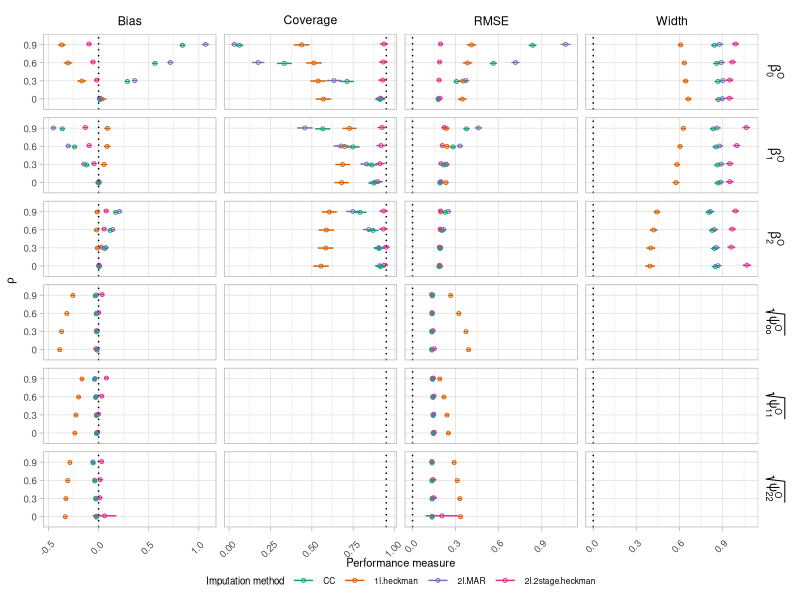
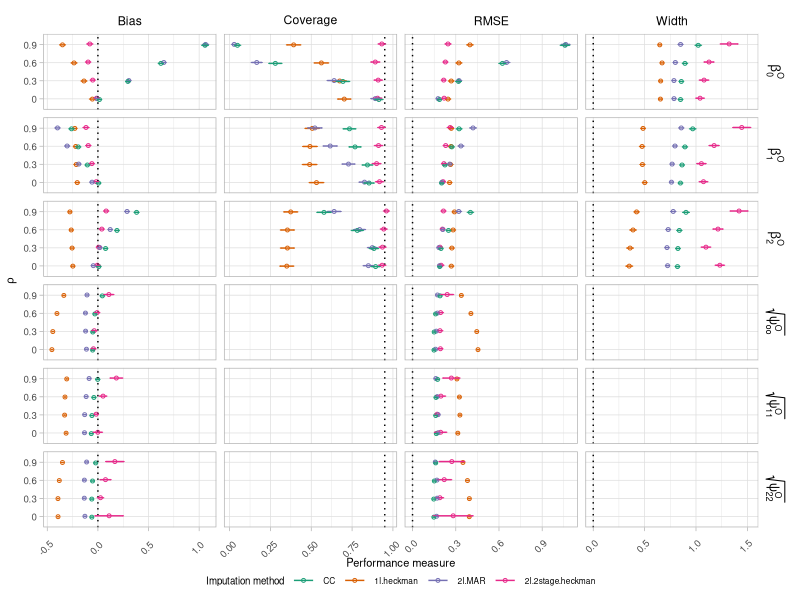
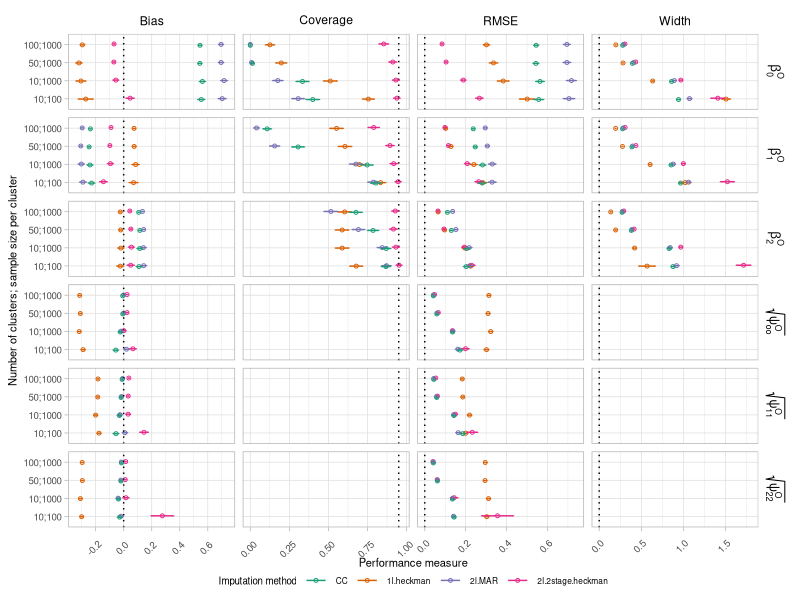
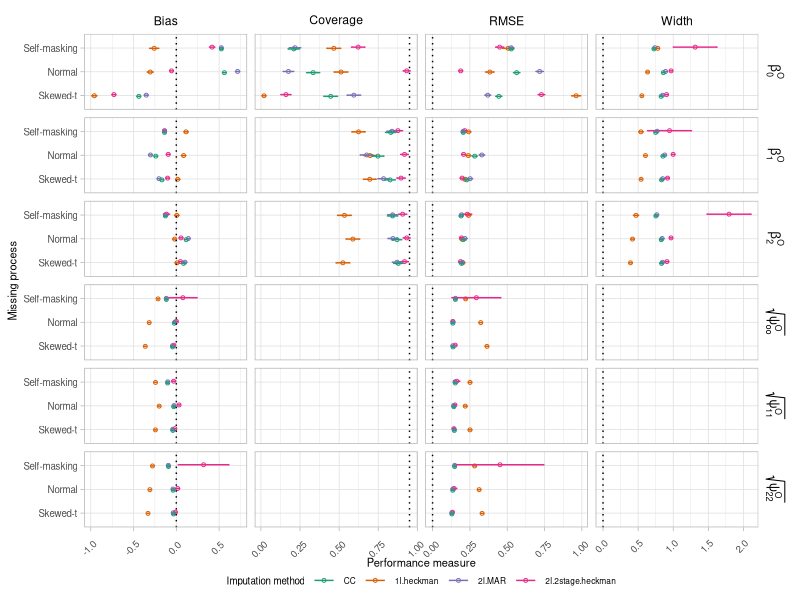
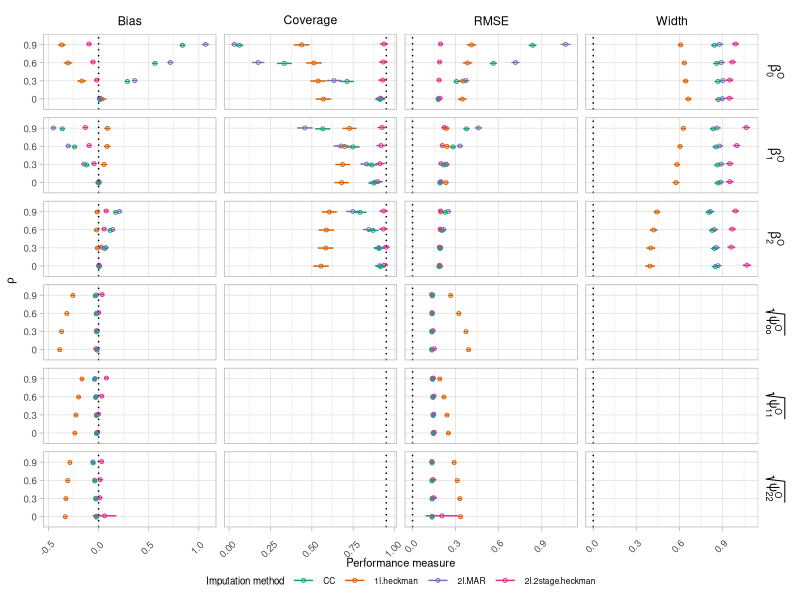
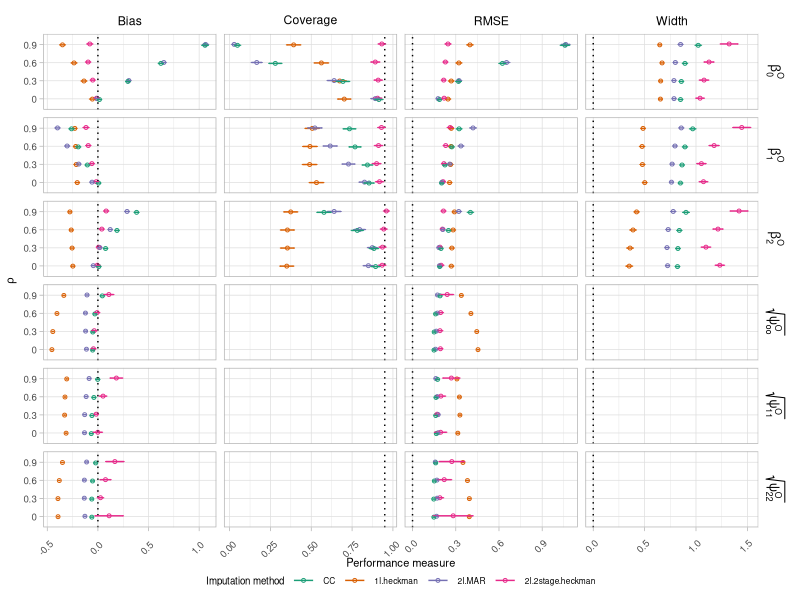
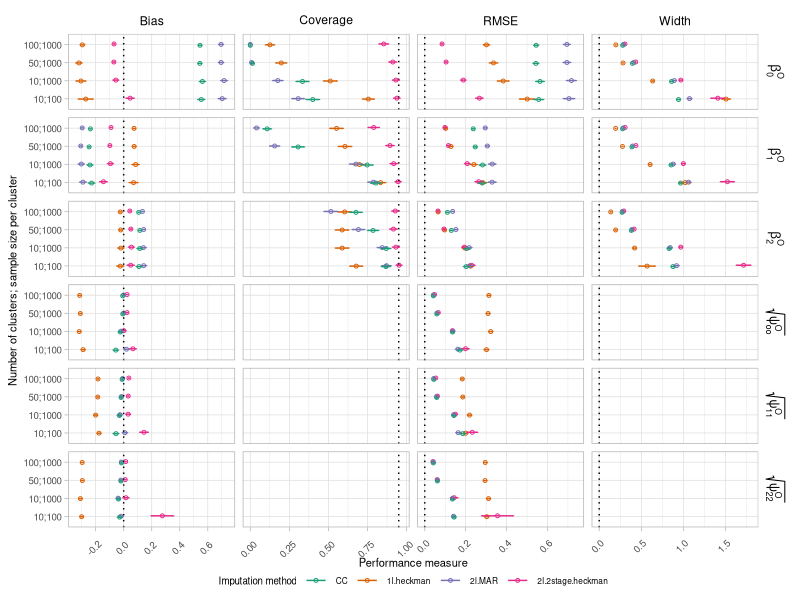
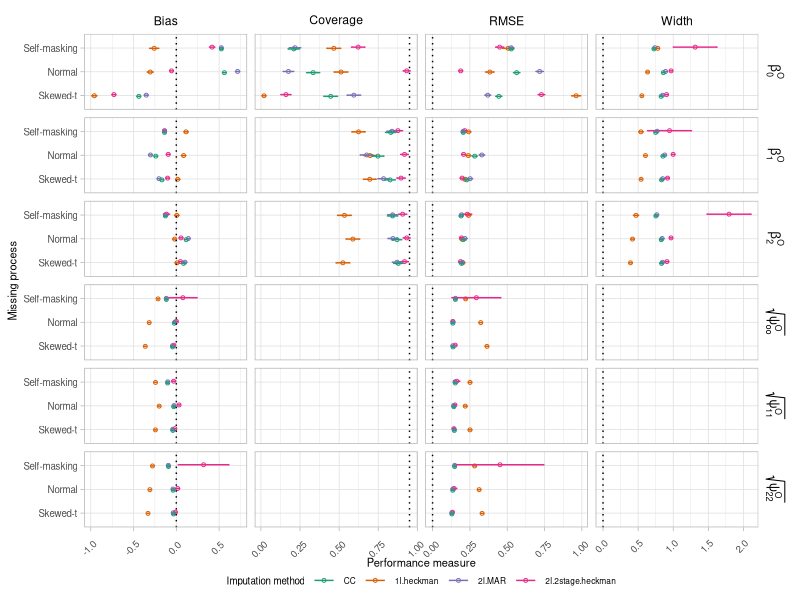

R code for these plots, in order:
library(here)
library(data.table)
library(ggplot2)

# Arrange dataset
data<-as.data.table(readxl::read_xlsx(here('2.Simulation','Sim_results.xlsx'),sheet="Sheet1"))
#data<-data[,grep("Scenario|Method|Variation|^Bias|^EmpSE|^RMSE|^CIW|^Cov|^SE", names(data)), with = FALSE]
#colnames(data)<-c("Scenario","Variation","Method", paste0("p_Coverage_",0:2), paste0("p_Bias_",0:6),paste0("p_RMSE_",0:6),paste0("p_Width_",0:2),paste0("p_EmpSE_",0:6),paste0("SE_Bias_",0:6),paste0("SE_EmpSE_",0:6),paste0("SE_RMSE_",0:6),paste0("SE_Width_",0:2), paste0("SE_Coverage_",0:2))
#data<- setDT(melt(data, measure.vars = c( paste0("p_Bias_",0:6), paste0("p_Coverage_",0:2), paste0("p_EmpSE_",0:6), paste0("p_RMSE_",0:6),paste0("p_Width_",0:2),paste0("SE_Bias_",0:6), paste0("SE_Coverage_",0:2),paste0("SE_EmpSE_",0:6),paste0("SE_RMSE_",0:6),paste0("SE_Width_",0:2)),variable.name = "Statistic", value.name = "Value"))
data<-data[Variation!="10;50",]
data<-data[,grep("Scenario|Method|Variation|^Bias|^RMSE|^CIW|^Cov|^SE_B|^SE_C|^SE_W|^SE_RM", names(data)), with = FALSE]
colnames(data)<-c("Scenario","Variation","Method", paste0("p_Coverage_",0:2), paste0("p_Bias_",0:6),
                  paste0("p_RMSE_",0:6),paste0("p_Width_",0:2),paste0("SE_Bias_",0:6),paste0("SE_RMSE_",0:6),paste0("SE_Width_",0:2), paste0("SE_Coverage_",0:2))
data<- setDT(melt(data, measure.vars = c( paste0("p_Bias_",0:6), paste0("p_Coverage_",0:2), paste0("p_RMSE_",0:6),paste0("p_Width_",0:2),
                                          paste0("SE_Bias_",0:6), paste0("SE_Coverage_",0:2),paste0("SE_RMSE_",0:6),paste0("SE_Width_",0:2)),variable.name = "Statistic", value.name = "Value"))



data[, c("Type","Statistic", "Parameter") := tstrsplit(Statistic, "_", fixed=TRUE)]
data<- setDT(dcast(data, Scenario+ Variation+ Method +  Parameter+Statistic~Type, value.var = "Value"))
param_val <- c("0"="beta_0", "1"="beta_1", "2"="beta_2", 
               "3"="psi_b0", "4"="psi_b1", "5"="psi_b2","6"= "psi_e")
data[,Method:=factor(Method, levels = c("CC","1l.Heckman","2l.MAR","2l.Heckman"))]
levels(data$Method)<-c("CC","1l.heckman","2l.MAR","2l.2stage.heckman")
data[,Parameter := as.factor(param_val[data$Parameter])]
data[,Parameter := factor(Parameter, levels = c("beta_0","beta_1","beta_2","psi_b0","psi_b1","psi_b2","psi_e"),
                          ordered = TRUE, labels=c(expression(beta[0]**O),expression(beta[1]**O),expression(beta[2]**O),
                                                   expression(sqrt(psi[oo]**O)),expression(sqrt(psi[11]**O)),expression(sqrt(psi[22]**O)),
                                                   expression(psi[e])))]


plotsim<-function(Scenariov,levelsvar,yaxis){
datagraph<-data[Scenario==Scenariov,]
datalines <- data.table(Parameter = c("beta_0","beta_1", "beta_2","psi_b0", "psi_b1","psi_b2","psi_e"),
                        Z = c(rep(0,7),rep(0.95,7),rep(0,7),rep(0,7)),
                        Statistic=c(rep("Bias",7),rep("Coverage",7),rep("RMSE",7),rep("Width",7)))


datalines[,Parameter := factor(Parameter, levels = c("beta_0","beta_1","beta_2","psi_b0","psi_b1","psi_b2","psi_e"),
                               ordered = TRUE, labels=c(expression(beta[0]**O),expression(beta[1]**O),expression(beta[2]**O),
                                                        expression(sqrt(psi[oo]**O)),expression(sqrt(psi[11]**O)),expression(sqrt(psi[22]**O)),
                                                        expression(psi[e])))]



unique(datalines$Parameter)
datagraph[, Variation:=as.factor(Variation)]
datagraph[, Variation:=factor(Variation,levels=levelsvar)]

pd = position_dodge(.1)
datalines1<-datalines[!Parameter%in%c("psi[e]")]

plot<-ggplot(datagraph[!Parameter%in%c("psi[e]")],
       aes(y= Variation, x     = p, color = Method)) +
  geom_point(shape = 1,size  = 1,position = pd) +
  geom_vline(data = datalines1, aes(xintercept = Z),linetype='dotted')+
  geom_errorbar(aes(xmin  = p - 1.96*SE, xmax  = p + 1.96*SE),
                width = 0.2,size  = 0.5,position = pd) +
  facet_grid(Parameter~Statistic, scales="free",labeller = label_parsed)+
  scale_color_brewer(palette="Dark2")+
  guides(color=guide_legend(title="Imputation method"))+
  theme_light()+  
  theme(strip.background =element_rect(fill="white"),legend.position="bottom",legend.margin=margin(t=-12))+
  theme(strip.text = element_text(colour = 'black'))+
  theme(axis.text.x = element_text(angle = 45, vjust = 0.15,size=7),
        axis.title=element_text(size=8))+
  theme(axis.text.y = element_text(size=7))+
  xlab("Performance measure")+ylab(yaxis)+
  theme(legend.text=element_text(size=6))+
  theme(legend.title=element_text(size=7))

return(plot)
}

width=5
height=width/1.1
width/height

plot_rho<-plotsim(Scenariov="Rho",levelsvar=c("0","0.3","0.6","0.9"),yaxis=expression(rho))
plot_rho
ggsave(filename = "Figure2.png", width = width, height = height, dpi=380)
plot_bin<-plotsim(Scenariov="Bin",levelsvar=c("0","0.3","0.6","0.9"),yaxis=expression(rho))
plot_bin
ggsave(filename = "Figure3.png", width = width, height = height, dpi=380)
plot_N<-plotsim(Scenariov="N",levelsvar=c("10;50","10;100","10;1000","50;1000","100;1000"),yaxis="Number of clusters; sample size per cluster")
plot_N
ggsave(filename = "Figure4.png", width = width, height = height, dpi=380)
plot_S<-plotsim(Scenariov="S",levelsvar=c("Skewed-t","Normal","Self-masking"),yaxis="Missing process")
plot_S
ggsave(filename = "Figure5.png", width = width, height = height, dpi=380)
